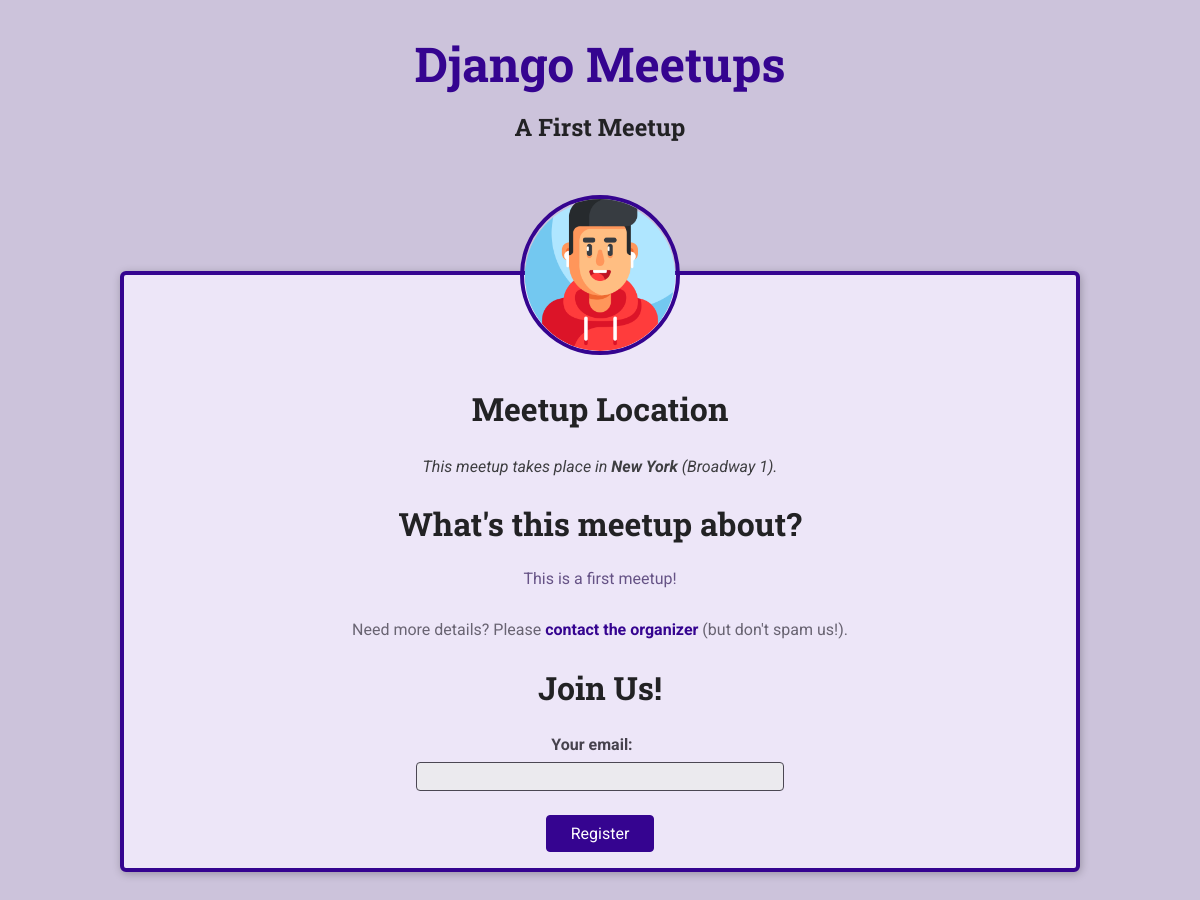
The app's page /meetups/a-first-meetup, older data.
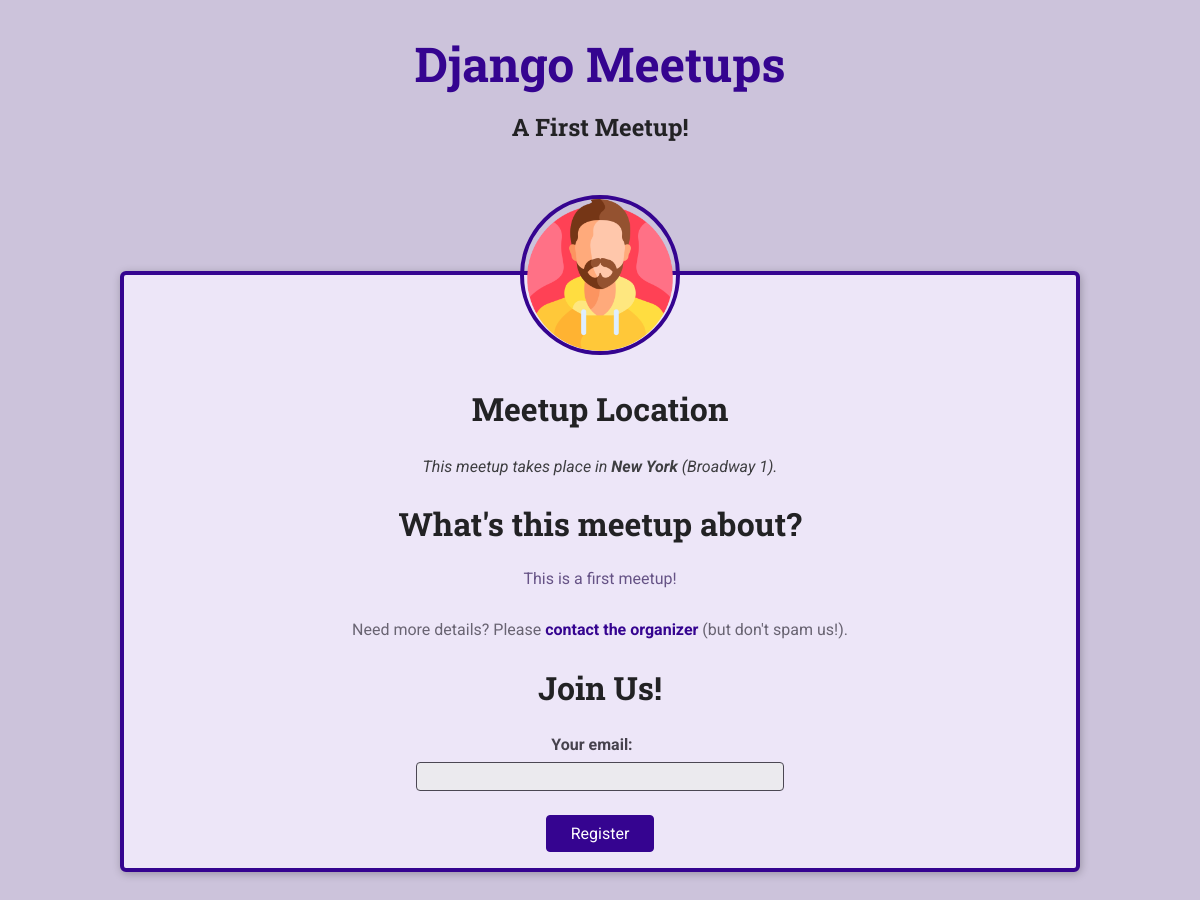
The same page, newer data.
### meetups/models.py (models this page shows, shortened)
class Meetup(models.Model):
    title = models.CharField(max_length=200)
    organizer_email = models.EmailField()
    date = models.DateField()
    slug = models.SlugField(unique=True)
    description = models.TextField()
    image = models.ImageField(upload_to='images')
    location = models.ForeignKey(
        Location, on_delete=models.CASCADE, related_name='meetups')
    participants = models.ManyToManyField(Participant, blank=True, null=True)

class Location(models.Model):
    name = models.CharField(max_length=200)
    address = models.CharField(max_length=300)

### meetups/views.py (the view, shortened to what this page needs)
def meetup_details(request, meetup_slug):
    try:
        selected_meetup = Meetup.objects.get(slug=meetup_slug)
        participant_signed_up = False
        if request.method == 'GET':
            registration_form = RegistrationForm()
        return render(request, 'meetups/meetup-details.html', {
            'meetup_found': True,
            'meetup': selected_meetup,
            'form': registration_form,
            'participant_signed_up': participant_signed_up,
        })
    except Exception as exc:
        print(exc)
        return render(request, 'meetups/meetup-details.html', {
            'meetup_found': False
        })

### meetups/forms.py
class RegistrationForm(forms.Form):
    email = forms.EmailField(label='Your email')

### meetups/templates/meetups/meetup-details.html (shortened to what this page needs)
{% extends 'meetups/base/base.html' %}
{% load static %}
{% block site_css %}
<link rel="stylesheet" href="{% static 'meetups/styles/meetup-detail.css' %}" />
{% endblock %}
{% block main_heading %} {{ meetup.title }} {% endblock %}
{% block body %}
{% if meetup_found %}
<article>
	<img
		id="main-image"
		src="{{ meetup.image.url }}"
		alt="{{ meetup.title }}"
	/>
	<section id="location">
		<h2>Meetup Location</h2>
		<address>
			This meetup takes place in
			<span>{{ meetup.location.name }}</span> ({{ meetup.location.address }}).
		</address>
	</section>
	<section id="details">
		<h2>What's this meetup about?</h2>
		<p>{{ meetup.description }}</p>
		<footer>
			<p>
				Need more details? Please
				<a href="mailto:{{ meetup.organizer_email }}"
					>contact the organizer</a
				>
				(but don't spam us!).
			</p>
		</footer>
	</section>
	<section id="registration">
		<h2>Join Us!</h2>
		<form action="{% url 'meetup-detail' meetup.slug %}" method="POST">
			<ul>
				{{ form.as_ul }}
			</ul>
			<div id="registration-actions">
				<button>Register</button>
			</div>
		</form>
	</section>
</article>
{% endif %}
{% endblock %}

### meetups/templates/meetups/base/base.html (shortened to what this page needs)
<!DOCTYPE html>
{% load static %}
<html>
	<head>
		<link rel="stylesheet" href="{% static 'meetups/styles/base.css' %}" />
		{% block site_css %}{% endblock %}
	</head>
	<body>
		<header id="main-header">
			<nav>
				<a href="/meetups" id="main-logo">Django Meetups</a>
			</nav>
			<h1>{% block main_heading %}{% endblock %}</h1>
		</header>
		<main>{% block body %}{% endblock %}</main>
	</body>
</html>

### meetups/static/meetups/styles/base.css (style rules this page uses)
* { box-sizing: border-box; }
body { font-family: "Roboto", sans-serif; margin: 0; background-color: #ccc3db; color: #3e3e41; }
h1, h2, h3 { font-family: "Roboto Slab", sans-serif; color: #222224; }
button, .btn { cursor: pointer; font: inherit; padding: 0.5rem 1.5rem; background-color: #350490; border: 1px solid #350490; color: white; border-radius: 4px; text-decoration: none; }
#main-header { width: 100%; text-align: center; padding: 2rem 0; }
#main-header h1 { font-size: 1.5rem; }
#main-logo { font-size: 3rem; font-family: "Roboto Slab", sans-serif; text-decoration: none; color: #350490; font-weight: bold; }

### meetups/static/meetups/styles/meetup-detail.css (style rules this page uses)
article { max-width: 60rem; margin: 5rem auto; border-radius: 6px; background-color: #ede6f8; border: 4px solid #350490; box-shadow: 1px 2px 8px rgba(0, 0, 0, 0.25); position: relative; padding: 1rem; text-align: center; }
#main-image { width: 10rem; height: 10rem; object-fit: cover; position: absolute; top: -5rem; left: calc(50% - 5rem); border-radius: 50%; border: 4px solid #350490; }
section:first-of-type { margin-top: 6rem; }
h2 { font-size: 2rem; }
address span { font-weight: bold; }
#details h2 { margin-bottom: 0.5rem; }
#details > p { color: #665386; padding: 1rem; border-radius: 4px; max-width: 80%; margin: auto; }
#details footer { color: #696472; }
#details footer a { color: #350490; text-decoration: none; font-weight: bold; }
#registration ul { list-style: none; margin: 0; padding: 0; }
#registration label { font-weight: bold; color: #46424d; margin-right: 1rem; display: block; margin-bottom: 0.5rem; }
#registration input { font: inherit; width: 40%; background-color: #ebeaee; border: 1px solid #4b4753; border-radius: 4px; padding: 0.25rem; }
#registration-actions { margin-top: 1.5rem; }

Row changes from the older to the newer data that the page shows:
removed Meetup: title "A First Meetup", image (picture), location.name "New York", location.address "Broadway 1", description "This is a first meetup!"
added Meetup: title "A First Meetup!", image (picture), location.name "New York", location.address "Broadway 1", description "This is a first meetup!"
